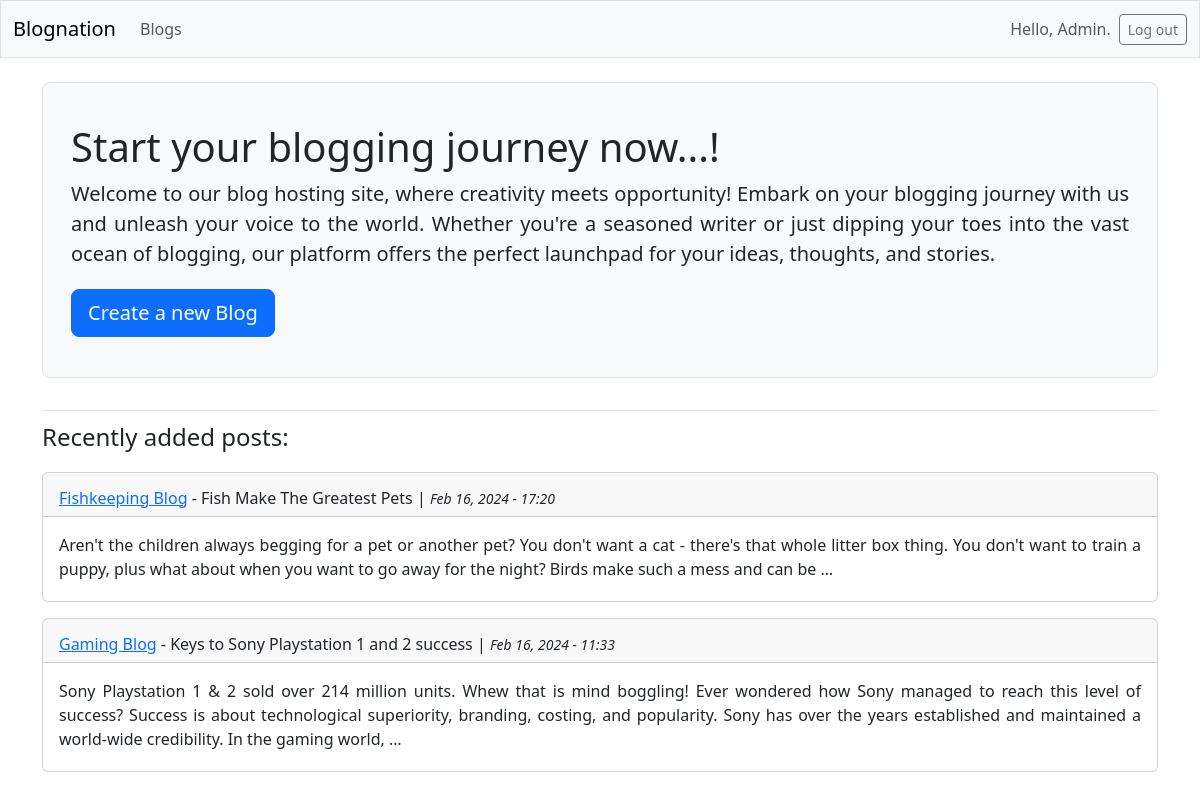
The app's page / (signed in) with its own data.
### blogs/models.py (models this page shows, shortened)
class Post(models.Model):
    blog = models.ForeignKey(Blog, on_delete=models.CASCADE)
    title = models.CharField(max_length=200)
    content = models.TextField()
    date_added = models.DateTimeField(auto_now_add=True)

class Blog(models.Model):
    name = models.CharField(max_length=100)
    date_added = models.DateTimeField(auto_now_add=True)
    owner = models.ForeignKey(User, on_delete=models.CASCADE)

### blogs/views.py (the view)
# urls.py: path('', views.index, name='index'),
def index(request):
    posts = Post.objects.order_by('-date_added')
    count = len(posts)
    if count == 0:
        context = {'recent_posts': []}
    elif count == 1:
        context = {'recent_posts': [posts[0]]}
    else:
        context = {'recent_posts': [posts[0], posts[1]]}
    return render(request, 'blogs/index.html', context)

### blogs/templates/blogs/index.html
{% extends 'blogs/base.html' %}
{% block page_header %}
<div class="p-3 mb-4 bg-light border rounded-3">
  <div class="container-fluid py-4">
    <h1 class="display-6">Start your blogging journey now...!</h1>
    <p class="lead" style="text-align: justify;">Welcome to our blog hosting site, where creativity meets opportunity!
      Embark on your blogging
      journey with us and unleash your voice to the world. Whether you're a seasoned writer or just dipping your toes
      into the vast ocean of blogging, our platform offers the perfect launchpad for your ideas, thoughts, and stories.
    </p>
    {% if request.user.is_authenticated %}
    <a class="btn btn-primary btn-lg mt-1" href="{% url 'blogs:new_blog' %}">Create a new Blog</a>
    {% else %}
    <a class="btn btn-primary btn-lg mt-1" href="{% url 'accounts:register' %}">Register &raquo;</a>
    {% endif %}
  </div>
</div>
{% endblock page_header %}
{% block content %}
{% if recent_posts %}
<div class="py-1 mb-2 ">
  <h4>Recently added posts:</h4>
</div>
{% for post in recent_posts %}
<div class="card mb-3">
  <h6 class="card-header pb-2 pt-3">
    <a href="{% url 'blogs:blog' post.blog.id %}">{{post.blog.name}}</a> - {{ post.title}} |
    <small><i>{{ post.date_added|date:'M d, Y - H:i' }}</i></small>
  </h6>
  <div class="card-body pb-1" style="text-align: justify;">{{ post.content|truncatewords:50|linebreaks }}</div>
</div>
{% endfor %}
{% endif %}
{% endblock content %}

### blogs/templates/blogs/base.html (shortened to what this page needs)
<!DOCTYPE html>
<html lang="en">
<head>
  {% load django_bootstrap5 %}
  {% bootstrap_css %}
</head>
<body>
  <nav class="navbar navbar-expand-md navbar-light bg-light mb-4 border">
    <div class="container-fluid">
      <a class="navbar-brand" href="{% url 'blogs:index' %}">
        Blognation</a>
      <div class="collapse navbar-collapse" id="navbarCollapse">
        <ul class="navbar-nav me-auto mb-2 mb-md-0">
          <li class="nav-item">
            <a class="nav-link" href="{% url 'blogs:blogs' %}">
              Blogs</a>
          </li>
        </ul>
        <ul class="navbar-nav ms-auto mb-2 mb-md-0">
          {% if user.is_authenticated %}
          <li class="nav-item">
            <span class="navbar-text me-2">Hello, {{ user.username.title }}.
            </span>
          </li>
          {% endif %}
        </ul>
        {% if user.is_authenticated %}
        <form action="{% url 'accounts:logout' %}" method='post'>
          <button name='submit' class='btn btn-outline-secondary btn-sm'>
            Log out</button>
        </form>
        {% endif %}
      </div>
    </div>
  </nav>
  <main class="container">
    <div class="pb-2 mb-2 border-bottom">
      {% block page_header %}{% endblock page_header %}
    </div>
    <div>
      {% block content %}{% endblock content %}
    </div>
  </main>
</body>
</html>

### records on screen
Post: blog.name "Fishkeeping Blog", title "Fish Make The Greatest Pets", date_added "Feb 16, 2024 - 17:20", content "Aren't the children always begging for a pet or another pet? You don't want a cat - there's that whole litter box thing. You don't want to train a puppy, plus what about when you want to go away for the night? Birds make such a mess and can be …"
Post: blog.name "Gaming Blog", title "Keys to Sony Playstation 1 and 2 success", date_added "Feb 16, 2024 - 11:33", content "Sony Playstation 1 & 2 sold over 214 million units. Whew that is mind boggling! Ever wondered how Sony managed to reach this level of success? Success is about technological superiority, branding, costing, and popularity. Sony has over the years established and maintained a world-wide credibility. In the gaming world, …"

### other values on screen
{{ user.username.title }} "Admin"
